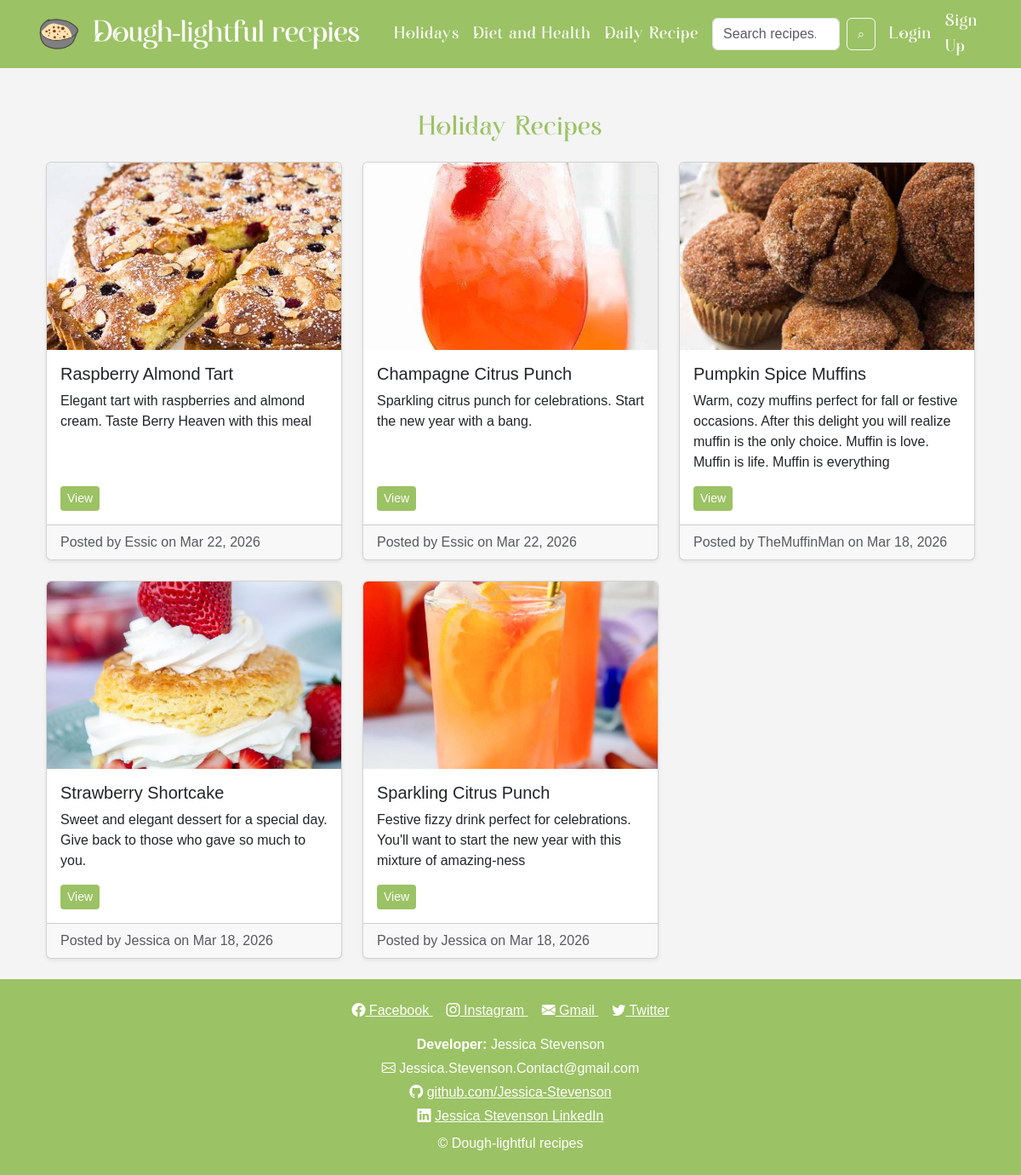
Screenshot of /holidays/ with the database file from the repository.
### recipe/models.py (models this page shows, shortened)
class Recipe(models.Model):
    MAIN_CATEGORIES = [
        ('daily', 'Daily Recipes'),
        ('holiday', 'Holidays'),
        ('health', 'Diet & Health'),
    ]
    SUB_CATEGORIES = [
        ('breakfast', 'Breakfast'),
        ('lunch', 'Lunch'),
        ('dinner', 'Dinner'),
        ('dessert', 'Dessert'),
        ('drinks', 'Drinks'),
        ('new_years', "New Year's"),
        ('mothers_day', "Mother's Day"),
        ('keto', 'Keto'),
        ('vegetarian', 'Vegetarian'),
    ]
    user = models.ForeignKey(User, on_delete=models.CASCADE)
    title = models.CharField(max_length=200)
    description = models.TextField()
    ingredients = models.TextField()
    instructions = models.TextField()
    image = models.ImageField(upload_to='recipes/', blank=True, null=True)
    main_category = models.CharField(max_length=20, choices=MAIN_CATEGORIES)
    sub_category = models.CharField(max_length=20, choices=SUB_CATEGORIES, blank=True, null=True)
    created_at = models.DateTimeField(auto_now_add=True)

### recipe/views.py (the view)
# urls.py: path('holidays/', views.holidays_view, name='holidays'),
def holidays_view(request):
    subcat = request.GET.get('subcategory')
    recipes = Recipe.objects.filter(
        main_category='holiday',
        sub_category=subcat
    ).order_by('-created_at') if subcat else Recipe.objects.filter(main_category='holiday').order_by('-created_at')
    template_name = f'food/holidays/{subcat}.html' if subcat else 'food/holidays/all.html'
    return render(request, template_name, {'recipes': recipes})

### templates/food/holidays/all.html (shortened to what this page needs)
{% extends 'base.html' %}
{% load static %}
{% block content %}
<div class="container mt-4">
    <h2 class="mb-4 text-center heading">Holiday Recipes</h2>
    <div class="row row-cols-1 row-cols-md-3 g-4">
        {% for recipe in recipes %}
        <div class="col">
            <div class="card h-100 shadow-sm">
                {% if recipe.image %}
                <img src="{{ recipe.image.url }}" class="card-img-top" alt="{{ recipe.title }}">
                {% else %}
                <img src="{% static 'recipestatic/Le_Logo.png' %}" class="card-img-top" alt="{{ recipe.title }}">
                {% endif %}
                <div class="card-body d-flex flex-column">
                    <h5 class="card-title">{{ recipe.title }}</h5>
                    <p class="card-text">
                        {{ recipe.description }}
                    </p>
                    <div class="mt-auto d-flex gap-2 flex-wrap">
                        <a href="{% url 'recipe_detail' recipe.id %}"
                        class="btn btn-sm"
                        style="background-color:#9BC264; color:white; border:none;">
                            View
                        </a>
                    </div>
                </div>
                <div class="card-footer text-muted">
                    Posted by {{ recipe.user.username }} on {{ recipe.created_at|date:"M d, Y" }}
                </div>
            </div>
        </div>
        {% empty %}
        <p class="text-center">No holiday recipes yet.</p>
        {% endfor %}
    </div>
</div>
{% endblock %}

### recipe/static/recipestatic/style.css (style rules this page uses)
body { background-color: #f4f4f4; font-family: Arial, sans-serif; overflow-x: hidden; }
.heading { font-family: 'Auralyess', sans-serif; color: #9BC264; letter-spacing: 1px; }
.card-img-top { width:100%; height:220px; object-fit:cover; display:block; }
.card { overflow:hidden; }

### rows the page displays
Recipe: image (picture), title "Raspberry Almond Tart", description "Elegant tart with raspberries and almond cream. Taste Berry Heaven with this meal", user.username "Essic", created_at "Mar 22, 2026"
Recipe: image (picture), title "Champagne Citrus Punch", description "Sparkling citrus punch for celebrations. Start the new year with a bang.", user.username "Essic", created_at "Mar 22, 2026"
Recipe: image (picture), title "Pumpkin Spice Muffins", description "Warm, cozy muffins perfect for fall or festive occasions. After this delight you will realize muffin is the only choice. Muffin is love. Muffin is life. Muffin is everything", user.username "TheMuffinMan", created_at "Mar 18, 2026"
Recipe: image (picture), title "Strawberry Shortcake", description "Sweet and elegant dessert for a special day. Give back to those who gave so much to you.", user.username "Jessica", created_at "Mar 18, 2026"
Recipe: image (picture), title "Sparkling Citrus Punch", description "Festive fizzy drink perfect for celebrations. You'll want to start the new year with this mixture of amazing-ness", user.username "Jessica", created_at "Mar 18, 2026"
